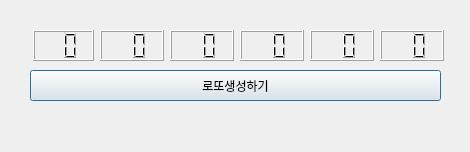
<?xml version="1.0" encoding="UTF-8"?>
<ui version="4.0">
 <class>Dialog</class>
 <widget class="QDialog" name="Dialog">
  <property name="geometry">
   <rect>
    <x>0</x>
    <y>0</y>
    <width>470</width>
    <height>152</height>
   </rect>
  </property>
  <property name="windowTitle">
   <string>Dialog</string>
  </property>
  <widget class="QLCDNumber" name="lcd1">
   <property name="geometry">
    <rect>
     <x>33</x>
     <y>30</y>
     <width>61</width>
     <height>31</height>
    </rect>
   </property>
   <property name="digitCount">
    <number>2</number>
   </property>
   <property name="intValue" stdset="0">
    <number>0</number>
   </property>
  </widget>
  <widget class="QLCDNumber" name="lcd2">
   <property name="geometry">
    <rect>
     <x>100</x>
     <y>30</y>
     <width>64</width>
     <height>31</height>
    </rect>
   </property>
   <property name="digitCount">
    <number>2</number>
   </property>
   <property name="intValue" stdset="0">
    <number>0</number>
   </property>
  </widget>
  <widget class="QLCDNumber" name="lcd3">
   <property name="geometry">
    <rect>
     <x>170</x>
     <y>30</y>
     <width>64</width>
     <height>31</height>
    </rect>
   </property>
   <property name="digitCount">
    <number>2</number>
   </property>
   <property name="intValue" stdset="0">
    <number>0</number>
   </property>
  </widget>
  <widget class="QLCDNumber" name="lcd4">
   <property name="geometry">
    <rect>
     <x>240</x>
     <y>30</y>
     <width>64</width>
     <height>31</height>
    </rect>
   </property>
   <property name="digitCount">
    <number>2</number>
   </property>
   <property name="intValue" stdset="0">
    <number>0</number>
   </property>
  </widget>
  <widget class="QLCDNumber" name="lcd5">
   <property name="geometry">
    <rect>
     <x>310</x>
     <y>30</y>
     <width>64</width>
     <height>31</height>
    </rect>
   </property>
   <property name="digitCount">
    <number>2</number>
   </property>
   <property name="intValue" stdset="0">
    <number>0</number>
   </property>
  </widget>
  <widget class="QLCDNumber" name="lcd6">
   <property name="geometry">
    <rect>
     <x>380</x>
     <y>30</y>
     <width>64</width>
     <height>31</height>
    </rect>
   </property>
   <property name="digitCount">
    <number>2</number>
   </property>
   <property name="intValue" stdset="0">
    <number>0</number>
   </property>
  </widget>
  <widget class="QPushButton" name="pb">
   <property name="geometry">
    <rect>
     <x>30</x>
     <y>70</y>
     <width>411</width>
     <height>31</height>
    </rect>
   </property>
   <property name="text">
    <string>로또생성하기</string>
   </property>
  </widget>
 </widget>
 <resources/>
 <connections/>
</ui>
